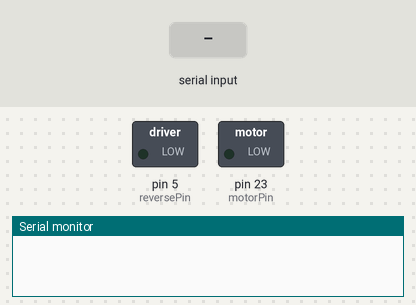
Bench run of a sketch on a simulated Arduino Mega 2560, built with avr-gcc and run on an emulated ATmega2560. Shown: switched loads named in the sketch (green lamp = pin HIGH), the last lines printed to the serial monitor. The test bench sets the inputs (shaded band).

Above: at 1.2 s.
1.3 s: "2" received over Serial
At 1.8 s:
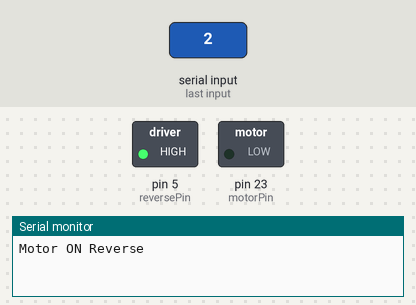
2.8 s: "1" received over Serial
At 4.2 s:
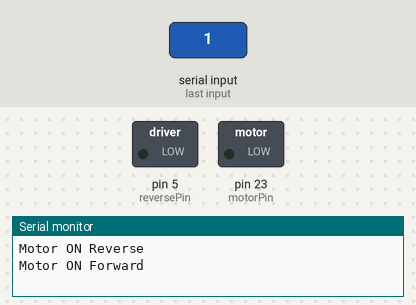
Timing chart, 0 to 5.8 s (numbered marks = the images above; inputs shaded):
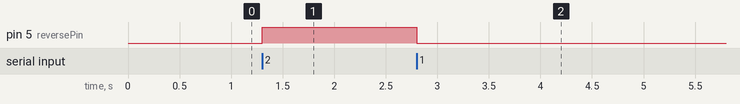

The sketch:

accel.ino
```cpp
const int motorPin = 23;      // PWM pin connected to motor
const int reversePin = 5;     // Direction control pin

int motorSpeed = 65;
bool motorRunning = false;
bool reverse = false;

void setup() {
  Serial.begin(115200);
  pinMode(motorPin, OUTPUT);
  pinMode(reversePin, OUTPUT);
  digitalWrite(reversePin, LOW);
  analogWrite(motorPin, 0);
}

void loop() {
  if (Serial.available() > 0) {
    char receivedChar = Serial.read();

    switch (receivedChar) {
      case '1': // Forward
        if (!motorRunning || reverse) {
          analogWrite(motorPin, 0); // Stop first if changing direction
          digitalWrite(reversePin, LOW);
          delay(50); // Brief pause for direction switch
          analogWrite(motorPin, motorSpeed);
          reverse = false;
          motorRunning = true;
          Serial.println("Motor ON Forward");
        }
        break;

      case '2': // Reverse
        if (!motorRunning || !reverse) {
          analogWrite(motorPin, 0); // Stop first if changing direction
          digitalWrite(reversePin, HIGH);
          delay(50); // Brief pause for direction switch
          analogWrite(motorPin, motorSpeed);
          reverse = true;
          motorRunning = true;
          Serial.println("Motor ON Reverse");
        }
        break;

      case '0': // Stop
        if (motorRunning) {
          analogWrite(motorPin, 0);
          motorRunning = false;
          Serial.println("Motor OFF");
        }
        break;

      case 'f':
        Serial.println("ACCELERATION_MODULE");
        break;

      default:
        Serial.println("Invalid input");
    }
  }
}
```

Measured:
- after the input at 1.3 s, pin 5 (reversePin): LOW → HIGH at once
- after the input at 2.8 s, pin 5 (reversePin): HIGH → LOW at once
